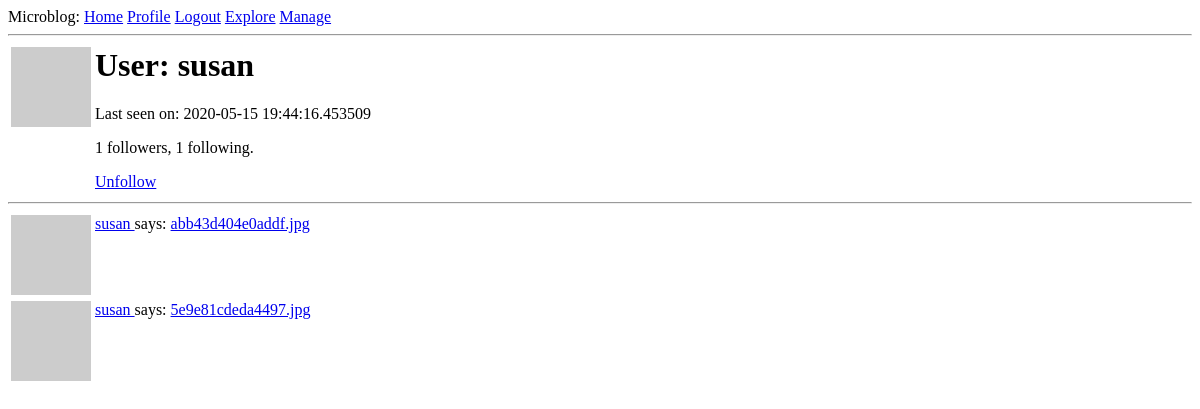
The page /user/susan (signed in) on the database as committed earlier.
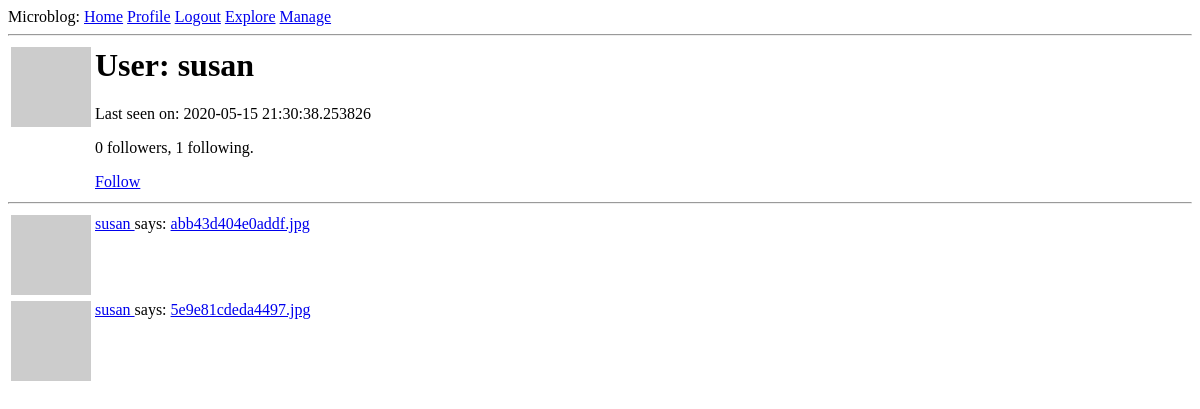
The same page on the database as committed later.
### app/models.py (models this page shows, shortened)
class User(UserMixin, db.Model):
    id = db.Column(db.Integer, primary_key=True)
    username = db.Column(db.String(64), index=True, unique=True)
    email = db.Column(db.String(120), index=True, unique=True)
    password_hash = db.Column(db.String(128))
    posts = db.relationship('Post', backref='author', lazy='dynamic')
    about_me = db.Column(db.String(140))
    last_seen = db.Column(db.DateTime, default=datetime.utcnow)
    followed = db.relationship(
        'User', secondary=followers,
        primaryjoin=(followers.c.follower_id == id),
        secondaryjoin=(followers.c.followed_id == id),
        backref=db.backref('followers', lazy='dynamic'), lazy='dynamic')
    def avatar(self, size):
        digest = md5(self.email.lower().encode('utf-8')).hexdigest()
        return 'https://www.gravatar.com/avatar/{}?d=identicon&s={}'.format(
            digest, size)
    def is_following(self, user):
        return self.followed.filter(
            followers.c.followed_id == user.id).count() > 0

### app/routes.py (the view)
@app.route('/user/<username>')
@login_required
def user(username):
    user = User.query.filter_by(username=username).first_or_404()
    posts = user.posts
    return render_template('user.html', user=user, posts=posts)

### app/models.py (called while the page is built)
@login.user_loader
def load_user(id):
    return User.query.get(int(id))

### app/routes.py (called while the page is built)
@app.before_request
def before_request():
    if current_user.is_authenticated:
        current_user.last_seen = datetime.utcnow()
        db.session.commit()

### app/templates/user.html (shortened to what this page needs)
{% extends "base.html" %}
{% block content %}
    <table>
        <tr valign="top">
            <td><img src="{{ user.avatar(128) }}"></td>
            <td>
              <h1>User: {{ user.username }}</h1>
                {% if user.last_seen %}<p>Last seen on: {{ user.last_seen }}</p>{% endif %}
                <p>{{ user.followers.count() }} followers, {{ user.followed.count() }} following.</p>
                {% if user == current_user %}
                <p><a href="{{ url_for('edit_profile') }}">Edit your profile</a></p>
                {% elif not current_user.is_following(user) %}
                <p><a href="{{ url_for('follow', username=user.username) }}">Follow</a></p>
                {% else %}
                <p><a href="{{ url_for('unfollow', username=user.username) }}">Unfollow</a></p>
                {% endif %}
            </td>
        </tr>
    </table>
    <hr>
    {% for post in posts %}
        {% include '_post.html' %}
    {% endfor %}
{% endblock %}

Rows that differ between the two databases and show on the page:
changed User "susan": last_seen "2020-05-15 19:44:16.453509" → "2020-05-15 21:30:38.253826"
Other text that changed with them:
{{ user.followers.count() }}: "1" → "0"
text no longer shown: "Unfollow"
text now shown: "Follow"
